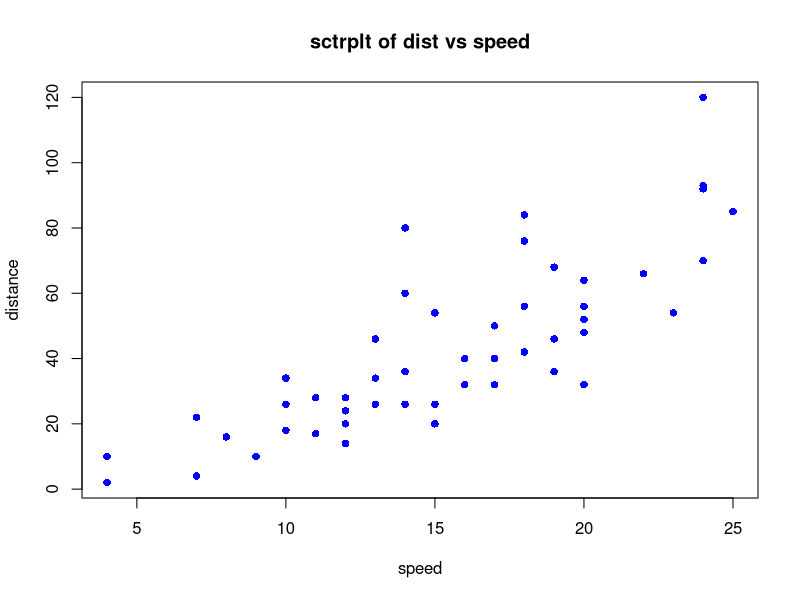

Recreate this plot in R.
value<- (300-278.6033)/53.8656
value

round(value, 4)

#-------------------------------------------------------------------------------
data("cars")
head(cars)

dist <- cars$dist
dist
mean(dist)

#-------------------------------------------------------------------------------
#create scatterplot of dist(y) vs speed(x)

plot(cars$speed, cars$dist,
     main="sctrplt of dist vs speed",
     xlab="speed",
     ylab="distance",
     pch=16, col="blue") #pch is plotting character, in this case solid circle

#-------------------------------------------------------------------------------
#a linear model for dist vs speed and report its intercept estimate, 
#slope estimates, and R square value

model <- lm(dist~speed, data=cars)
summary(model)
#intercept=-17.5791
#slope=3.9324

#r square value from the summary
# r square value ranges [0,1]
# r square means how well model explains variation in dependent variable(dist) based on 
#independent variable(speed)
#higher value indicates better fit of model to the data
r <- summary(model)$r.squared

round(r,4) #round off to 4 places



